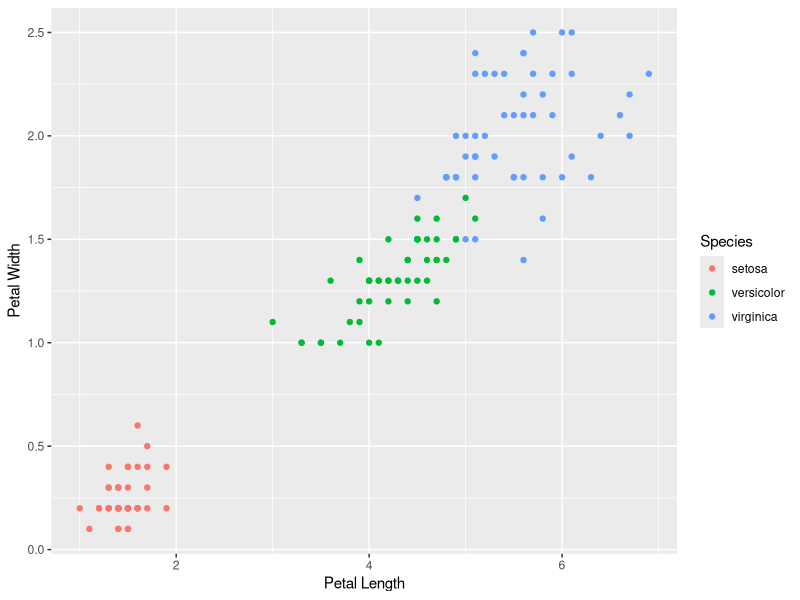
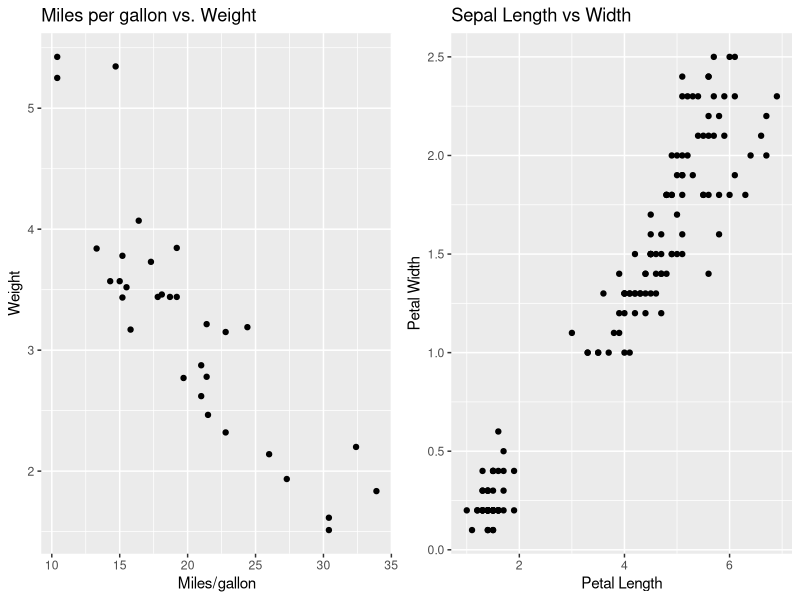
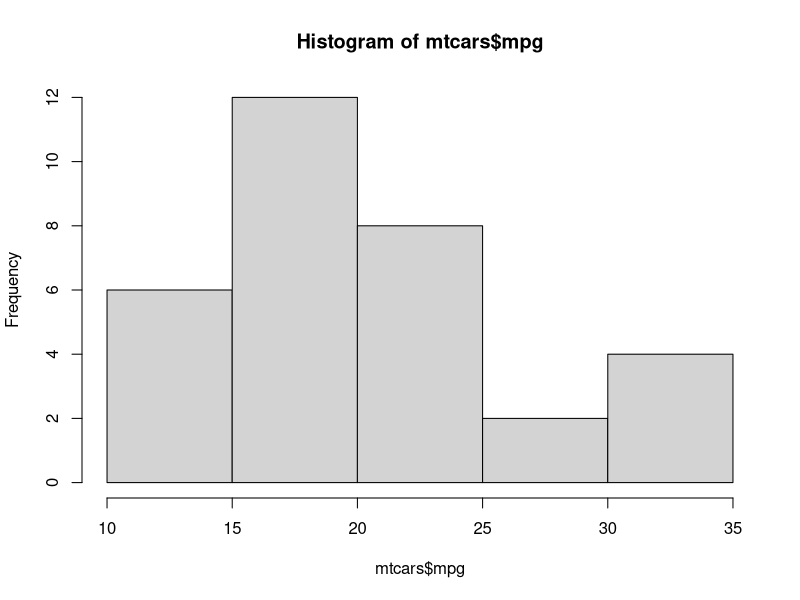
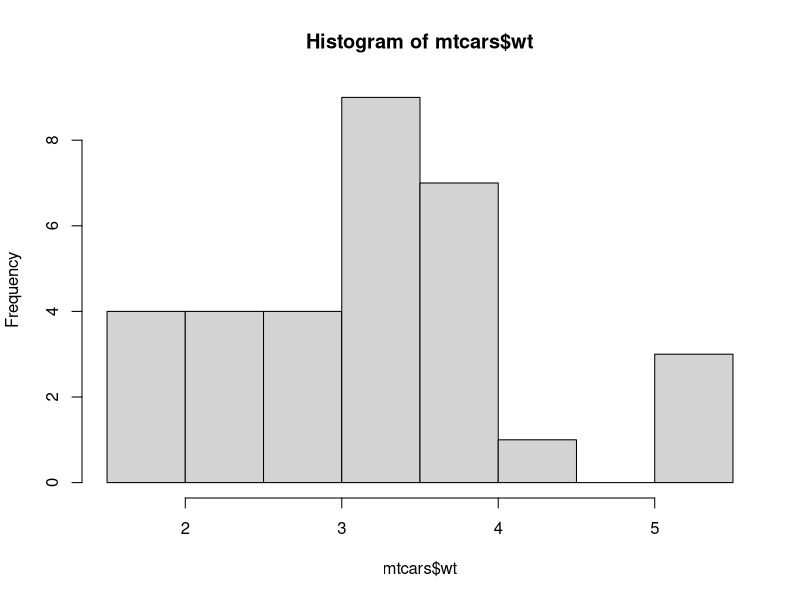
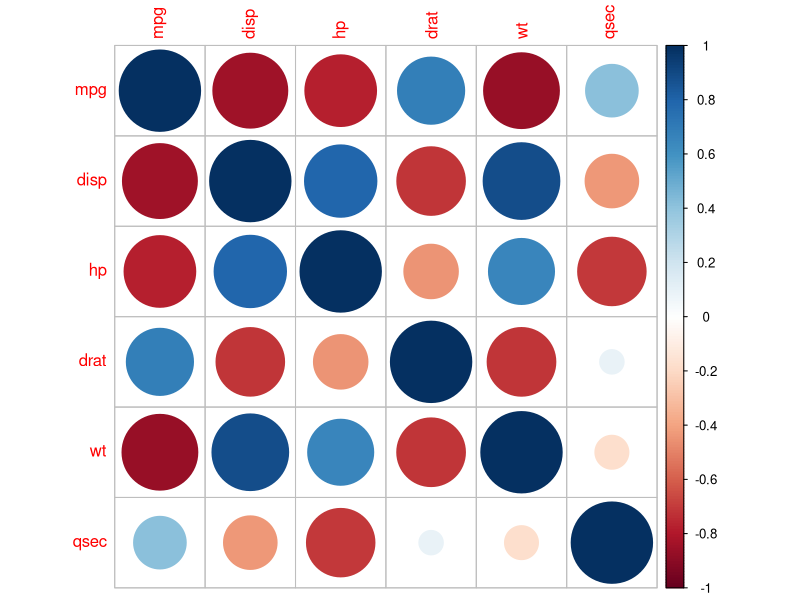
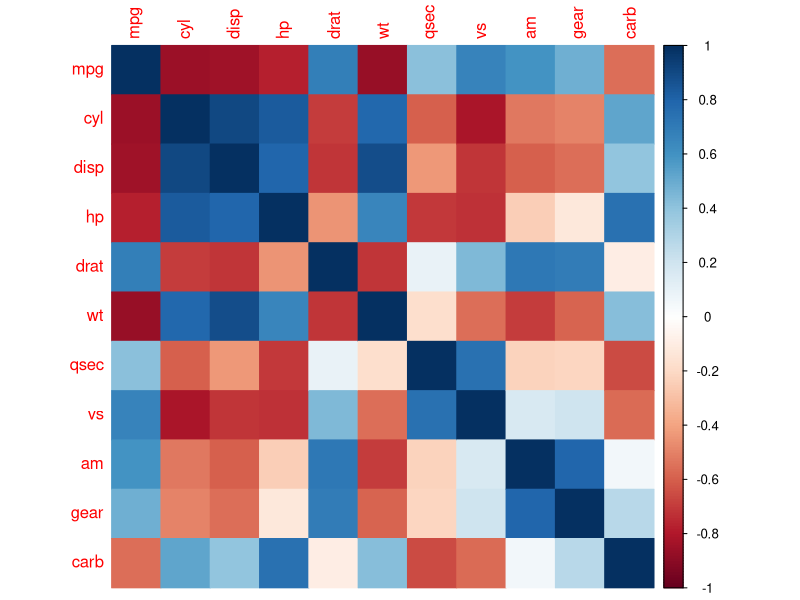

These figures' R source, in order:

data(mtcars)
str(mtcars)
head(mtcars)


library(ggplot2)
p1=qplot(mpg, wt, data = mtcars,
         xlab = "Miles/gallon", ylab = "Weight",
         main = "Miles per gallon vs. Weight")

p2=qplot(Petal.Length,Petal.Width,data=iris,xlab="Petal Length",ylab="Petal Width",main="Sepal Length vs Width")

qplot(Petal.Length,Petal.Width,data=iris,xlab="Petal Length",ylab="Petal Width",col=Species)

library(gridExtra)
grid.arrange(p1, p2, ncol=2)


hist(mtcars$mpg)
hist(mtcars$wt)

# Shapiro-Wilk normality test for mpg
#H0: data are normally distributed
shapiro.test(mtcars$mpg) 
# Shapiro-Wilk normality test for wt
shapiro.test(mtcars$wt) # => p = 0.09


#Pearson's correlation
cor(mtcars$mpg,mtcars$wt) #default Perason's
cor(mtcars$mpg,mtcars$wt, method="pearson") #specify the method

cor(mtcars$mpg,mtcars$wt, method="pearson",use = "complete.obs")
#in case of NAs being present, specify complete.obs

#is my correlation statistically significant?
#Ho=there is no association between the two variables
cor.test(mtcars$mpg,mtcars$wt)

mydata <- mtcars[, c(1,3,4,5,6,7)]
head(mydata)
x=cor(mydata)

library(corrplot)
corr1<-cor(mtcars) #compute multiple correlations
corr1
corrplot(x)
corrplot(corr1, method="color")

## ANOTHER CORRELATION

cor(iris$Petal.Length,iris$Petal.Width)

#should I even use Pearson's correlation for iris?
shapiro.test(iris$Petal.Length)

cor.test(iris$Petal.Length,iris$Petal.Width, method="spearman") 
#spearman's rank method

cor(iris$Petal.Length,iris$Petal.Width, method="kendall") 


